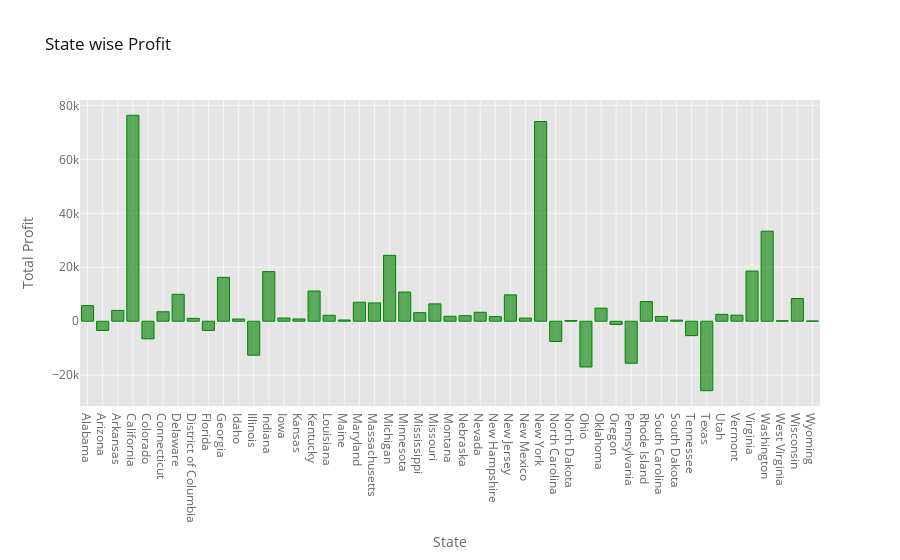

The notebook cell saved with this chart:
### Markdown cell above
### Visualize State wise  profit

### Code cell
Gr3.iplot(kind = 'bar', x = 'State', y = 'Profit', title = 'State wise Profit', xTitle='State', yTitle='Total Profit',color='green')

### Figure 1 — Plotly figure (JSON) as saved in the notebook; plotly's stock layout.template omitted (floating-point values rounded to 4 significant figures)
{"data": [{"marker": {"color": "rgba(0, 128, 0, 0.6)", "line": {"color": "rgba(0, 128, 0, 1.0)", "width": 1}}, "name": "Profit", "orientation": "v", "text": "", "type": "bar", "x": ["Alabama", "Arizona", "Arkansas", "California", "Colorado", "Connecticut", "Delaware", "District of Columbia", "Florida", "Georgia", "Idaho", "Illinois", "Indiana", "Iowa", "Kansas", "Kentucky", "Louisiana", "Maine", "Maryland", "Massachusetts", "Michigan", "Minnesota", "Mississippi", "Missouri", "Montana", "Nebraska", "Nevada", "New Hampshire", "New Jersey", "New Mexico", "New York", "North Carolina", "North Dakota", "Ohio", "Oklahoma", "Oregon", "Pennsylvania", "Rhode Island", "South Carolina", "South Dakota", "Tennessee", "Texas", "Utah", "Vermont", "Virginia", "Washington", "West Virginia", "Wisconsin", "Wyoming"], "y": [5787.0, -3428.0, 4009.0, 76330.0, -6528.0, 3511.0, 9977.0, 1060.0, -3399.0, 16250.0, 826.7, -12600.0, 18380.0, 1184.0, 836.4, 11200.0, 2196.0, 454.5, 7031.0, 6786.0, 24430.0, 10820.0, 3173.0, 6436.0, 1833.0, 2037.0, 3317.0, 1707.0, 9773.0, 1157.0, 74020.0, -7491.0, 230.1, -16960.0, 4854.0, -1194.0, -15570.0, 7286.0, 1769.0, 394.8, -5342.0, -25750.0, 2547.0, 2245.0, 18600.0, 33370.0, 185.9, 8402.0, 100.2]}], "layout": {"legend": {"bgcolor": "#FFFFFF", "font": {"color": "#666666"}}, "paper_bgcolor": "#FFFFFF", "plot_bgcolor": "#E5E5E5", "title": {"font": {"color": "#151516"}, "text": "State wise Profit"}, "xaxis": {"gridcolor": "#F6F6F6", "showgrid": true, "tickfont": {"color": "#666666"}, "title": {"font": {"color": "#666666"}, "text": "State"}, "zerolinecolor": "#F6F6F6"}, "yaxis": {"gridcolor": "#F6F6F6", "showgrid": true, "tickfont": {"color": "#666666"}, "title": {"font": {"color": "#666666"}, "text": "Total Profit"}, "zerolinecolor": "#F6F6F6"}}}
